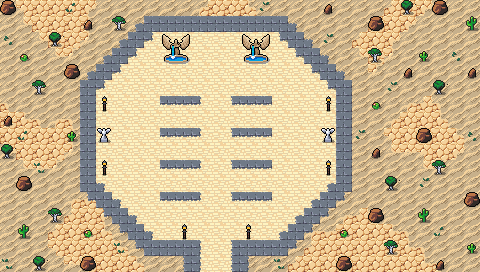

This is a level from a 2D game, rendered from its Tiled map with the project's own tilesets. A one-line summary and the map file follow, with tile-layer data summarised:
An orthogonal 30x17 tile map with 16x16 px tiles, 5 tile layers (Collision, Background, Floor and Walls, Ornamental Walls, ...), 2 tilesets and 18 objects.

<map version="1.10" tiledversion="1.10.1" orientation="orthogonal" renderorder="right-down" width="30" height="17" tilewidth="16" tileheight="16" infinite="0" nextlayerid="8" nextobjectid="82">
 <editorsettings>
  <export target="wastetown..tmx" format="tmx" />
 </editorsettings>
 <tileset firstgid="1" source="../../tileset/main.tsx" />
 <tileset firstgid="10113" source="../../tileset/buildings.tsx" />
 <layer id="6" name="Collision" width="30" height="17">
  <data>[510 cells, 56 non-empty, 8 distinct tile ids]</data>
 </layer>
 <layer id="1" name="Background" width="30" height="17">
  <data>[510 cells, 510 non-empty, 3 distinct tile ids]</data>
 </layer>
 <layer id="2" name="Floor and Walls" width="30" height="17">
  <data>[510 cells, 179 non-empty, 25 distinct tile ids]</data>
 </layer>
 <layer id="7" name="Ornamental Walls" width="30" height="17">
  <data>[510 cells, 79 non-empty, 7 distinct tile ids]</data>
 </layer>
 <layer id="3" name="Clutter" width="30" height="17">
  <properties>
   <property name="spriteLayer" type="bool" value="true" />
  </properties>
  <data>[510 cells, 94 non-empty, 20 distinct tile ids]</data>
 </layer>
 <objectgroup id="4" name="Objects">
  <object id="38" template="../../obj/entry_up.tx" x="192" y="279.665" width="48" height="16">
   <properties>
    <property name="teleport" value="" />
   </properties>
  </object>
  <object id="65" template="../../obj/treasure.tx" x="199.167" y="48.8333" />
  <object id="66" template="../../obj/gold.tx" x="216.501" y="48.2141" />
  <object id="67" template="../../obj/enemy.tx" x="172.923" y="219.563">
   <properties>
    <property name="enemy" value="Apprentice White Wizard" />
    <property name="threatRange" type="int" value="20" />
   </properties>
  </object>
  <object id="68" template="../../obj/booster.tx" x="318.799" y="126.939">
   <properties>
    <property name="reward">[
  {
    "editions": [ "WTH" ],
    "type": "card",
    "count": 10,
    "colors": [ "white" ],
    "rarity": [ "Common" ]
  },
  {
    "editions": [ "WTH" ],
    "type": "card",
    "count": 3,
    "colors": [ "white" ],
    "rarity": [ "Uncommon" ]
  },
  {
    "editions": [ "WTH" ],
    "type": "card",
    "count": 1,
    "colors": [ "white" ],
    "rarity": [ "Rare", "Mythic Rare" ]
  }
]
</property>
   </properties>
  </object>
  <object id="69" template="../../obj/enemy.tx" x="207.848" y="68.8154">
   <properties>
    <property name="enemy" value="Angel Warrior" />
   </properties>
  </object>
  <object id="70" template="../../obj/enemy.tx" x="237.51" y="183.254">
   <properties>
    <property name="enemy" value="Apprentice White Wizard" />
    <property name="threatRange" type="int" value="20" />
   </properties>
  </object>
  <object id="71" template="../../obj/enemy.tx" x="164.5" y="120">
   <properties>
    <property name="enemy" value="Apprentice White Wizard" />
    <property name="threatRange" type="int" value="20" />
   </properties>
  </object>
  <object id="72" template="../../obj/manashards.tx" x="97" y="128" />
  <object id="73" template="../../obj/waypoint.tx" x="207" y="94.5" />
  <object id="74" template="../../obj/waypoint.tx" x="209" y="195.5" />
  <object id="75" template="../../obj/waypoint.tx" x="284" y="199" />
  <object id="76" template="../../obj/waypoint.tx" x="282" y="93.5" />
  <object id="77" template="../../obj/waypoint.tx" x="130.5" y="93" />
  <object id="78" template="../../obj/waypoint.tx" x="127.5" y="193.5" />
  <object id="79" template="../../obj/enemy.tx" x="125.5" y="130">
   <properties>
    <property name="enemy" value="Knight" />
    <property name="threatRange" type="int" value="40" />
    <property name="waypoints" value="77,78" />
   </properties>
  </object>
  <object id="80" template="../../obj/enemy.tx" x="288" y="133.5">
   <properties>
    <property name="enemy" value="Knight" />
    <property name="threatRange" type="int" value="40" />
    <property name="waypoints" value="76,75" />
   </properties>
  </object>
  <object id="81" template="../../obj/enemy.tx" x="210" y="131.5">
   <properties>
    <property name="enemy" value="Knight" />
    <property name="threatRange" type="int" value="40" />
    <property name="waypoints" value="73,74" />
   </properties>
  </object>
 </objectgroup>
</map>
